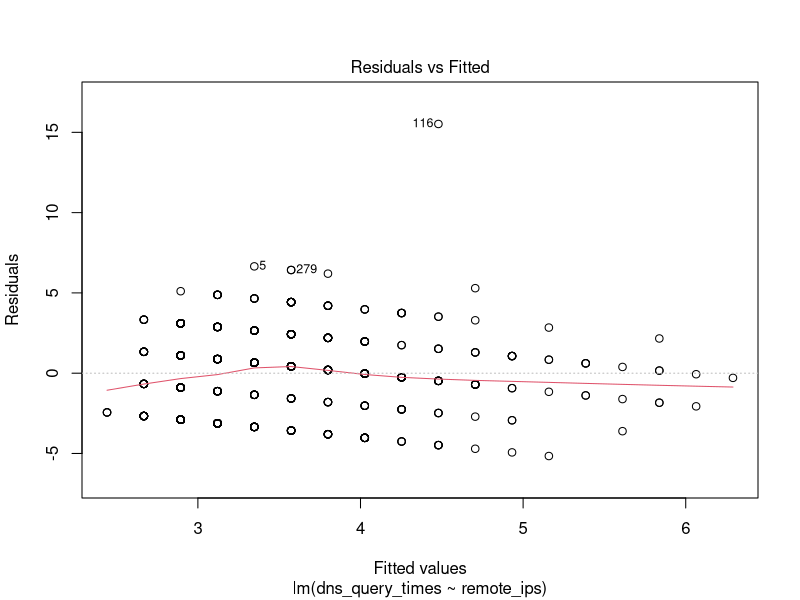
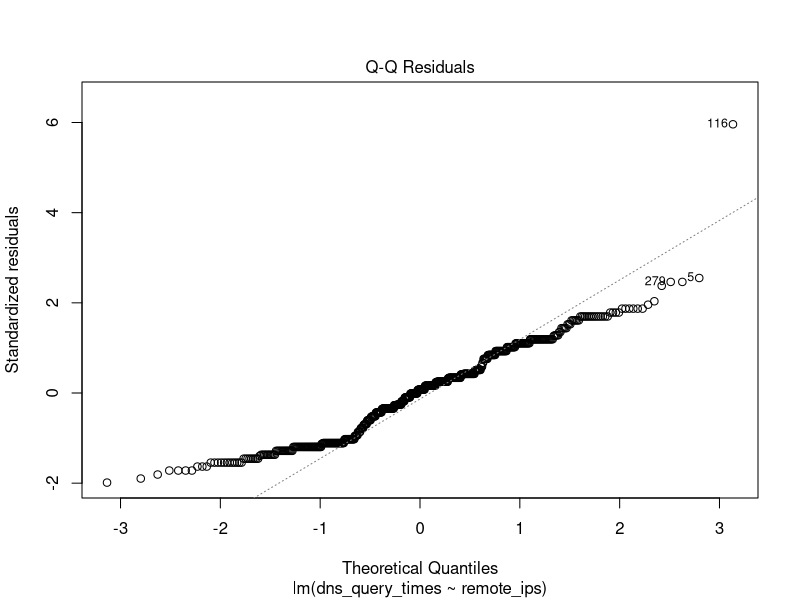
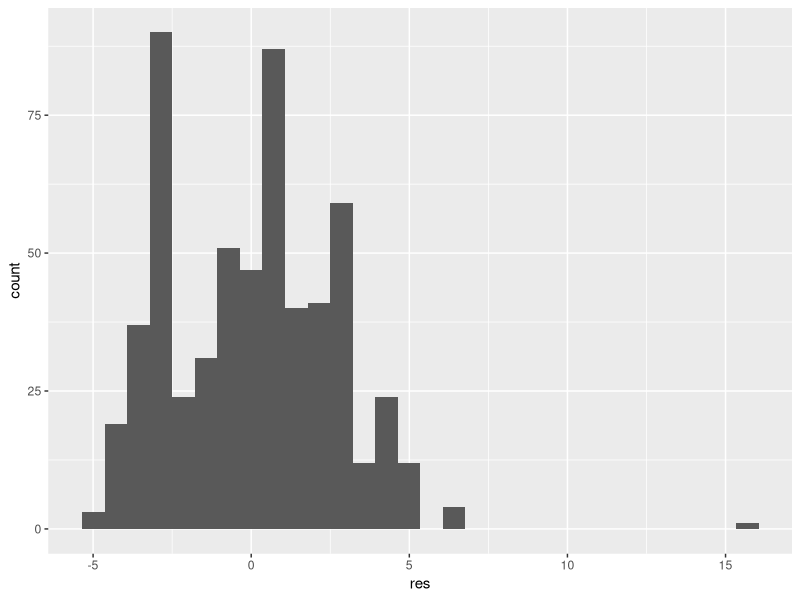

Source code (R) for these figures, in order:
# Setup data and packages
library(car)
library(ggplot2)
library(foreign)

hw6.data = read.csv("hw6.csv", header = TRUE)

# does remote_ips predict dns_query_times
hw6.reg = lm(dns_query_times ~ remote_ips, data = hw6.data)
summary(hw6.reg)

# test for independence of observations
dwt(hw6.reg)

# Homogenity of variance test
plot(hw6.reg, which = 1)

# Test for normality w/ Q-Q plot
plot(hw6.reg, which = 2)

# Test for normality w/ Shapiro Wilk Test
hw6.data$res = resid(hw6.reg)
resid.plot = ggplot(hw6.data, aes(res))
resid.plot + geom_histogram()
shapiro.test(hw6.data$res)

#Stores standardized residuals
hw6.data$std.r = rstandard(hw6.reg)
